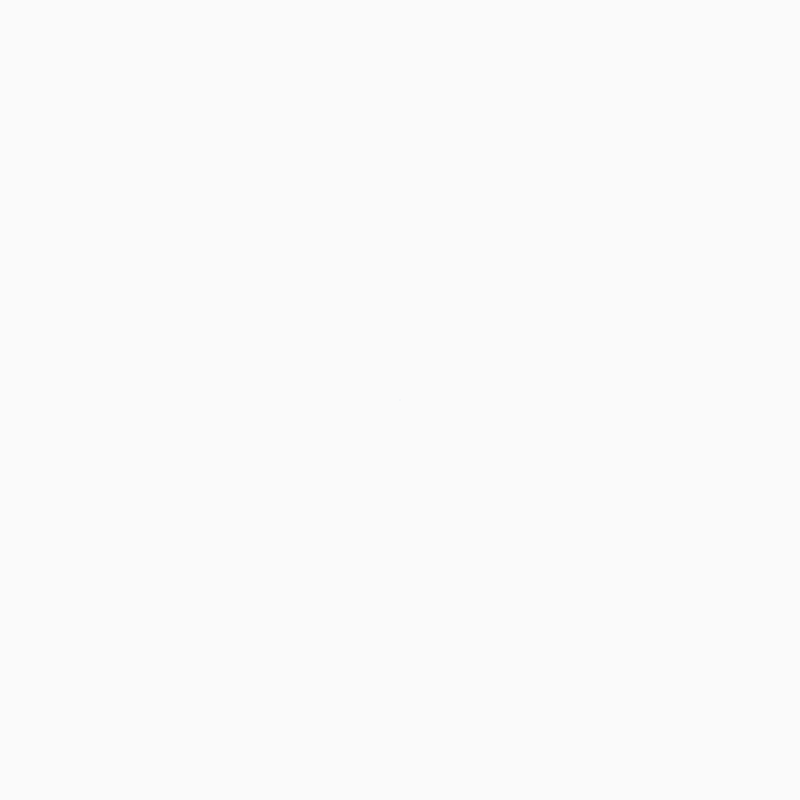
Frame 1 (no input)
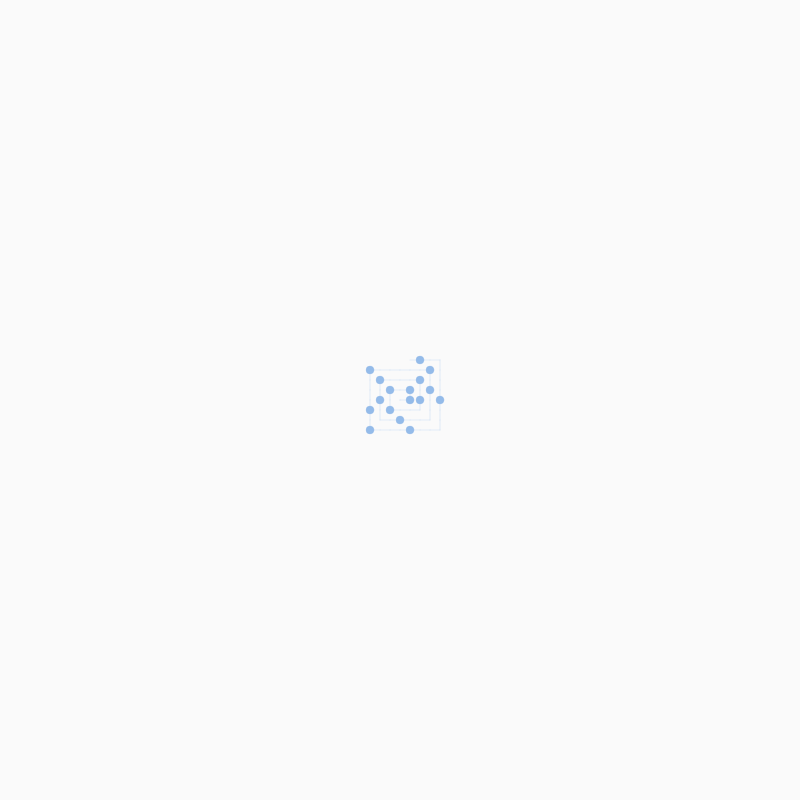
Frame 60 (no input)
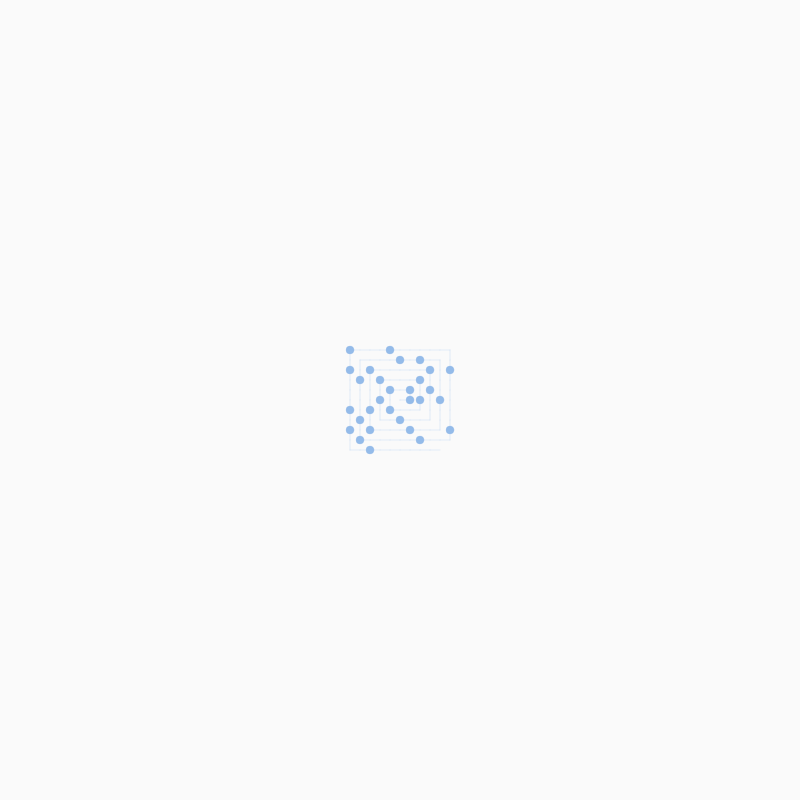
Frame 120 (the mouse pressed at the canvas centre since frame 60)

The p5.js sketch that drew these frames (run headless with seeded random() and noise() and a simulated clock; from frame 60 on, the mouse is pressed at the canvas centre):

// p5.js sketch
// ── sketch.js
let x, y;
let step = 1;
let stepSize;
let numSteps = 1;
let state = 0;
let turnCounter = 1;
let totalSteps;
let size;

// this function checks whether or not a given number is a prime number - it can most likely be optimized for faster finding
function checkPrime(number) {
  if (number === 1) return false;
  let isPrime = true;
  for (let i = 2; i <= sqrt(number); i++) {
    if (number % i == 0) {
      isPrime = false;
      break;
    }
  }
  return isPrime;
}

function setup() {
  size = min(0.8 * windowWidth, 0.8 * windowHeight);
  createCanvas(size, size);
  background(250);
  stepSize = width / 80;
  x = width / 2;
  y = height / 2;
  px = x;
  py = y;
  const columns = width / stepSize;
  const rows = height / stepSize;
  totalSteps = (columns - 1) * (rows - 1);
}

function draw() {
  //frameRate(120);
  fill("#94bbe9");
  stroke("#94bbe9");
  strokeWeight(stepSize / 40);

  textAlign(CENTER, CENTER);
  textSize(stepSize / 2);

  line(x, y, px, py);
  px = x;
  py = y;

  //we only draw the circle if the number (step) is prime
  if (checkPrime(step)) {
    circle(x, y, stepSize * 0.8);
  }

  // this allows for changing of the direction, the rotation of the spiral
  switch (state) {
    case 0:
      x += stepSize;
      break;
    case 1:
      y -= stepSize;
      break;
    case 2:
      x -= stepSize;
      break;
    case 3:
      y += stepSize;
      break;
  }

  //check if we need to change the state (change direction)
  if (step % numSteps === 0) {
    // if yes - turn
    state = (state + 1) % 4;
    turnCounter++;
    // every two turns increase the number of steps
    if (turnCounter % 2 === 0) {
      numSteps++;
    }
  }

  step++;

  // we stop the rendering when we traverse all of the canvas
  if (step > totalSteps) {
    noLoop();
  }
}

// ── style.css
* {
  margin: 0;
  border: 0;
  box-sizing: border-box;
}

html {
  display: grid;
  height: 100%;
  place-items: center;
  background: rgb(238, 174, 202);
  background: radial-gradient(
    circle,
    rgb(238, 174, 202) 0%,
    rgba(148, 187, 233, 1) 100%
  );
}

canvas {
  border-radius: 10px;
  box-shadow: rgba(0, 0, 0, 0.16) 0px 3px 6px, rgba(0, 0, 0, 0.23) 0px 3px 6px;
}
